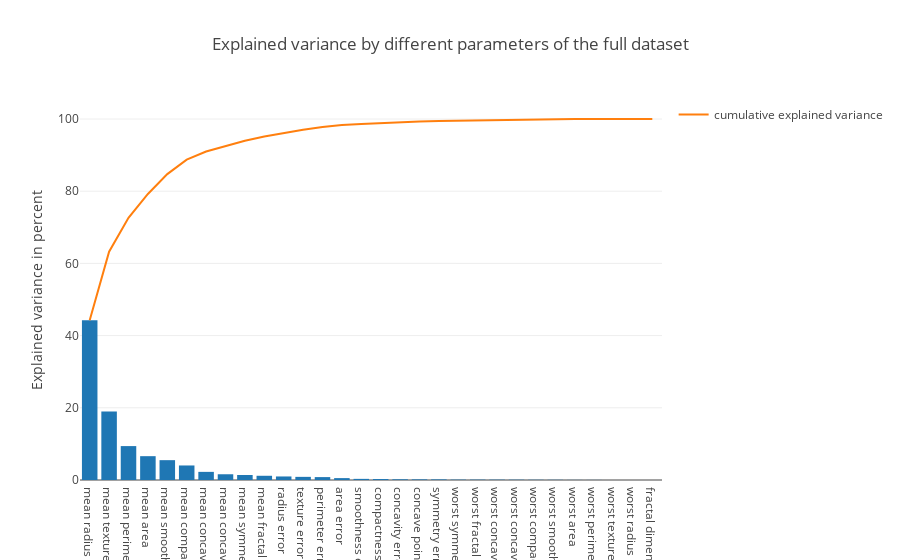

The code cell stored with this chart in its notebook:
### Code cell
tot = sum(eig_vals)
eig_vals_with_names = list(zip(eig_vals, range(len(eig_vals))))
var_exp = [(i / tot)*100 for i in sorted(eig_vals, reverse=True)]
names = [breast.feature_names[nme] for value, nme in sorted(eig_vals_with_names, reverse=True)]
cum_var_exp = np.cumsum(var_exp)

trace1 = go.Bar(
        x=names,
        y=var_exp,
        showlegend=False)

trace2 = go.Scatter(
        x=names, 
        y=cum_var_exp,
        name='cumulative explained variance')

data = go.Data([trace1, trace2])

layout=go.Layout(
        yaxis=go.YAxis(title='Explained variance in percent'),
        title='Explained variance by different parameters of the full dataset')

fig = go.Figure(data=data, layout=layout)
iplot(fig)

### Figure 1 — Plotly figure (JSON) as saved in the notebook; plotly's stock layout.template omitted (floating-point values rounded to 4 significant figures)
{"data": [{"showlegend": false, "type": "bar", "x": ["mean radius", "mean texture", "mean perimeter", "mean area", "mean smoothness", "mean compactness", "mean concavity", "mean concave points", "mean symmetry", "mean fractal dimension", "radius error", "texture error", "perimeter error", "area error", "smoothness error", "compactness error", "concavity error", "concave points error", "symmetry error", "worst symmetry", "worst fractal dimension", "worst concave points", "worst concavity", "worst compactness", "worst smoothness", "worst area", "worst perimeter", "worst texture", "worst radius", "fractal dimension error"], "y": [44.27, 18.97, 9.393, 6.602, 5.496, 4.025, 2.251, 1.589, 1.39, 1.169, 0.9797, 0.8705, 0.8045, 0.5234, 0.3138, 0.2662, 0.198, 0.1754, 0.1649, 0.1039, 0.09991, 0.09146, 0.08114, 0.06018, 0.0516, 0.02726, 0.023, 0.005298, 0.002496, 0.0004435]}, {"name": "cumulative explained variance", "type": "scatter", "x": ["mean radius", "mean texture", "mean perimeter", "mean area", "mean smoothness", "mean compactness", "mean concavity", "mean concave points", "mean symmetry", "mean fractal dimension", "radius error", "texture error", "perimeter error", "area error", "smoothness error", "compactness error", "concavity error", "concave points error", "symmetry error", "worst symmetry", "worst fractal dimension", "worst concave points", "worst concavity", "worst compactness", "worst smoothness", "worst area", "worst perimeter", "worst texture", "worst radius", "fractal dimension error"], "y": [44.27, 63.24, 72.64, 79.24, 84.73, 88.76, 91.01, 92.6, 93.99, 95.16, 96.14, 97.01, 97.81, 98.34, 98.65, 98.92, 99.11, 99.29, 99.45, 99.56, 99.66, 99.75, 99.83, 99.89, 99.94, 99.97, 99.99, 100.0, 100.0, 100.0]}], "layout": {"title": "Explained variance by different parameters of the full dataset", "yaxis": {"title": "Explained variance in percent"}}}
